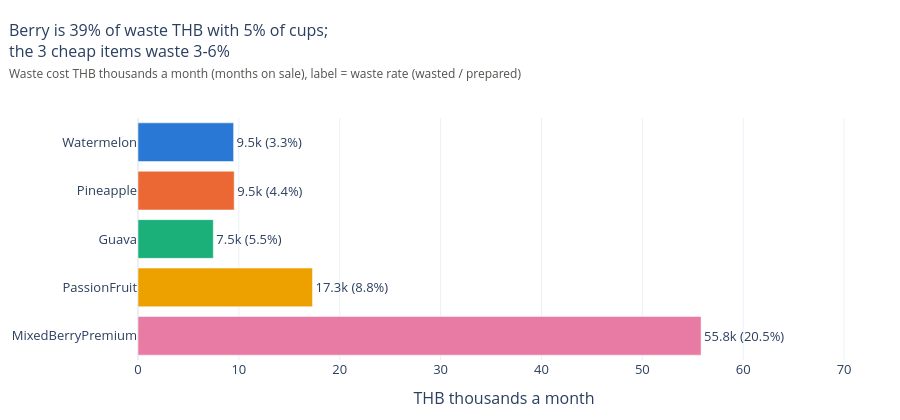

Write notebook code for a chart like this one.
### Code cell
fig = go.Figure(go.Bar(
    y=by_item.index, x=by_item["thb_per_month"] / 1000, orientation="h",
    marker_color=[ITEM_COLORS[s] for s in by_item.index],
    text=[f"{v / 1000:.1f}k ({r:.1f}%)" for v, r in zip(by_item["thb_per_month"], by_item["waste_rate_pct"])],
    textposition="outside", hovertemplate="%{y}<br>%{x:.1f}k THB a month<extra></extra>"))
fig.update_layout(
    title=subtitle(f"Berry is {berry_share:.0f}% of waste THB with {berry_cups:.0f}% of cups; "
                   "the 3 cheap items waste 3-6%",
                   "Waste cost THB thousands a month (months on sale), label = waste rate (wasted / prepared)"),
    xaxis=dict(title="THB thousands a month", range=[0, by_item["thb_per_month"].max() / 1000 * 1.3]),
    yaxis=dict(autorange="reversed", title=None), showlegend=False, height=420)
fig.show()

### Figure 1 — Plotly figure (JSON) as saved in the notebook; plotly's stock layout.template omitted (floating-point values rounded to 4 significant figures)
{"data": [{"hovertemplate": "%{y}<br>%{x:.1f}k THB a month<extra></extra>", "marker": {"color": ["#2a78d6", "#eb6834", "#1baf7a", "#eda100", "#e87ba4"]}, "orientation": "h", "text": ["9.5k (3.3%)", "9.5k (4.4%)", "7.5k (5.5%)", "17.3k (8.8%)", "55.8k (20.5%)"], "textposition": "outside", "type": "bar", "x": [9.479, 9.537, 7.467, 17.3, 55.82], "y": ["Watermelon", "Pineapple", "Guava", "PassionFruit", "MixedBerryPremium"]}], "layout": {"height": 420, "showlegend": false, "title": {"font": {"size": 16}, "pad": {"t": 36}, "text": "Berry is 39% of waste THB with 5% of cups;<br>the 3 cheap items waste 3-6%<br><span style='font-size:12px;color:#52514e'>Waste cost THB thousands a month (months on sale), label = waste rate (wasted / prepared)</span>", "x": 0.01, "xanchor": "left", "y": 1, "yanchor": "top", "yref": "container"}, "xaxis": {"range": [0, 72.57], "title": {"text": "THB thousands a month"}}, "yaxis": {"autorange": "reversed", "title": {}}}}
